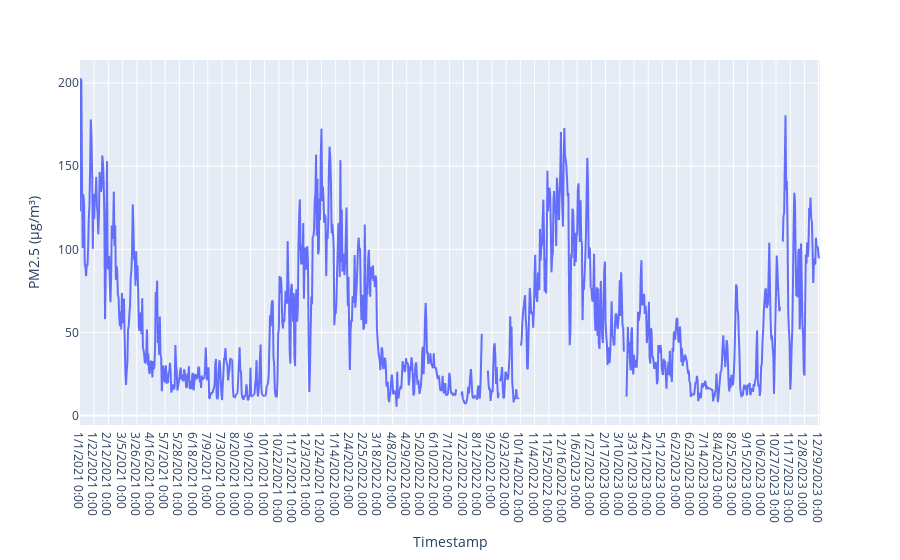

Here is the notebook cell this chart was saved with:
### Code cell
# Plot the data
import plotly.express as px
import plotly.graph_objects as go
fig = px.line(df, x='Timestamp', y="PM2.5 (µg/m³)")
fig.show()

### Figure 1 — Plotly figure (JSON) as saved in the notebook; plotly's stock layout.template omitted (floating-point values rounded to 4 significant figures; data arrays with more than 128 entries replaced by an {"elided": "..."} marker saying what was removed)
{"data": [{"hovertemplate": "Timestamp=%{x}<br>PM2.5 (µg/m³)=%{y}<extra></extra>", "legendgroup": "", "line": {"color": "#636efa", "dash": "solid"}, "marker": {"symbol": "circle"}, "mode": "lines", "name": "", "showlegend": false, "type": "scattergl", "x": {"elided": "1095 str values"}, "xaxis": "x", "y": {"elided": "1095 float values"}, "yaxis": "y"}], "layout": {"legend": {"tracegroupgap": 0}, "margin": {"t": 60}, "xaxis": {"anchor": "y", "domain": [0, 1], "title": {"text": "Timestamp"}}, "yaxis": {"anchor": "x", "domain": [0, 1], "title": {"text": "PM2.5 (µg/m³)"}}}}
